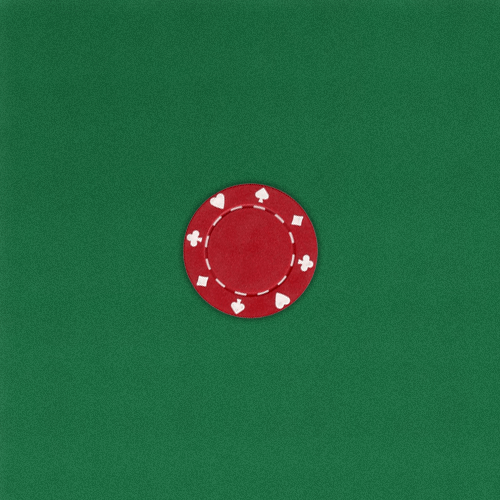
#> input picture resources/1_ficha_vermelha_centro.png, 500 x 500 px, found by its file name
$ python images.py
#> lines starting #> are read from the running program, lines starting #| are printed output that depends on the picture
import cv2

print(cv2.__version__)

fichasV = cv2.imread("./resources/1_ficha_vermelha_centro.png")
#> fichasV is the input picture: shape (500, 500, 3); mean B, G, R 63.7, 102.2, 37
fichasP = cv2.imread("./resources/4_fichas_pretas.png")
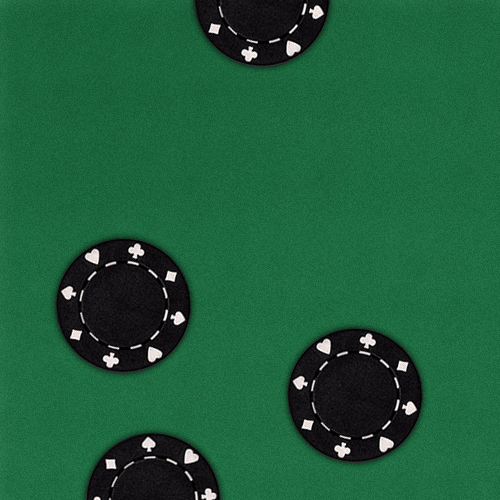
#> input picture resources/4_fichas_pretas.png, 500 x 500 px, found by its file name
#> fichasP is the input picture: shape (500, 500, 3); mean B, G, R 58.9, 92.6, 29.9

fichas = cv2.add(fichasV, fichasP)
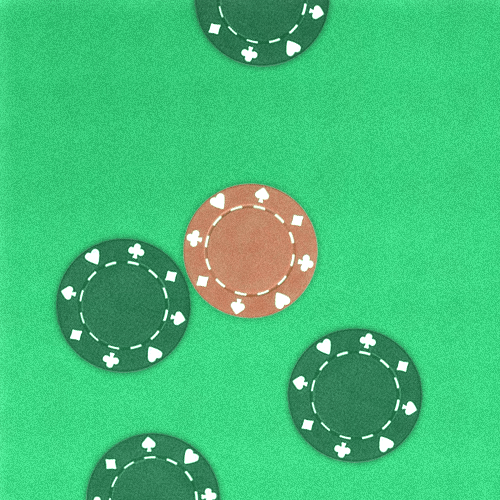
#> fichas: shape (500, 500, 3); mean B, G, R 122.1, 193.6, 66.7

cv2.imshow("Hello OpenCV!", fichas)

cv2.waitKey(0)
cv2.destroyAllWindows()
